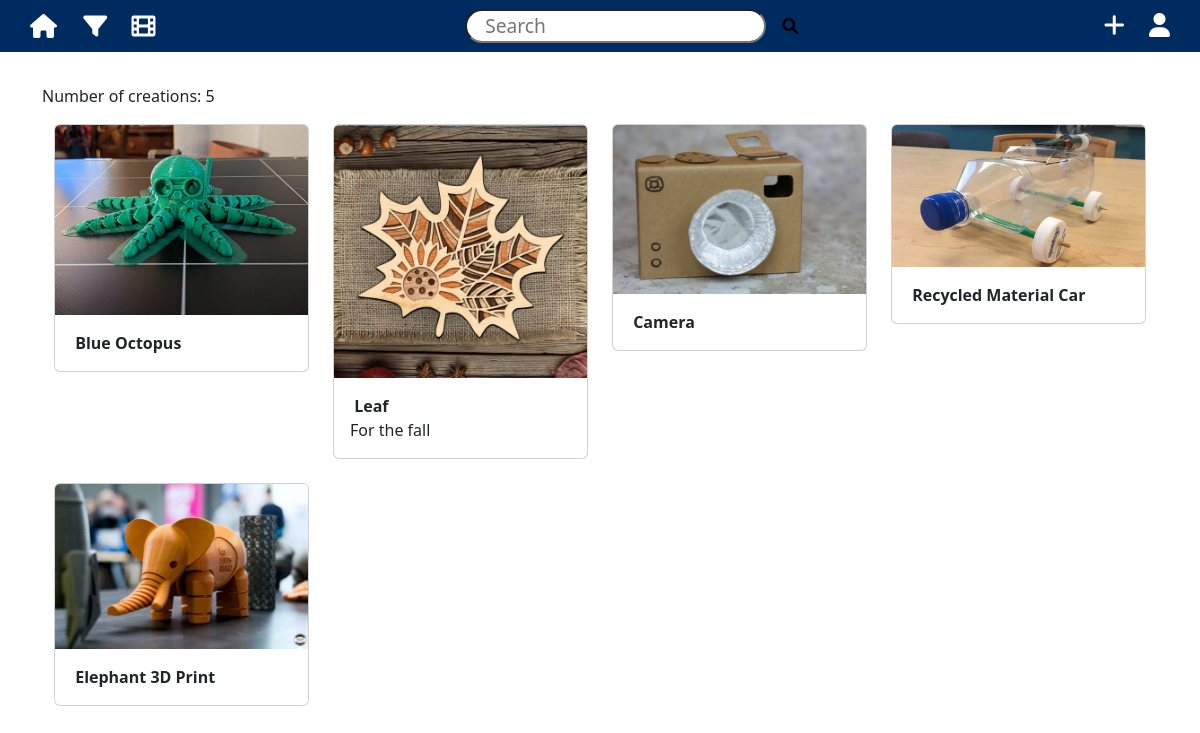
The page / on the database its author committed.
### models.py (models this page shows, shortened)
class Creation(db.Model):
    __tablename__ = 'creation'  # Explicitly specify table name
    id = db.Column(db.Integer, primary_key=True)  # Primary key
    name = db.Column(db.String(200), nullable=False)  # Name/title of the creation
    student_id = db.Column(db.Integer, db.ForeignKey('users.id'))  # Foreign key to users table
    creation_date = db.Column(db.DateTime, default=datetime.utcnow)  # Timestamp of creation
    photo_path = db.Column(db.String(200))  # Path to photo file of the creation
    video_path = db.Column(db.String(200))  # Path to video file of the creation
    caption = db.Column(db.Text)  # Description or caption of the creation
    user = db.relationship('User', back_populates='creations')
    tools = db.relationship('Tool', secondary=creations_tools, back_populates='creations')

### app.py (the view)
@app.route('/')
def index():
    recent_creations = Creation.query.order_by(Creation.creation_date.desc()).limit(5).all() # Query  5 most recent creations, descending creation date
    tools = Tool.query.all()  # Fetch tools from the database
    print(f"User authenticated: {current_user.is_authenticated}")
    return render_template('index.html', recent_creations=recent_creations, tools=tools)

### app.py (called while the page is built)
@app.context_processor
def inject_tools():
    tools = Tool.query.all()
    return dict(tools=tools)

### templates/index.html (shortened to what this page needs)
{% extends "base.html" %}
{% block content %}
<p>Number of creations: {{ recent_creations|length }}</p>
<div class="container-fluid">
    <div class="row row-cols-1 row-cols-sm-2 row-cols-md-3 row-cols-lg-4 g-4">
        {% for creation in recent_creations %}
            <div class="col">
                <div class="card img-container">
                    <img src="{{ creation.photo_path or '/static/example.png' }}"
                         class="card-img-top gal-img"
                         alt="{{ creation.name }}"
                         data-id="{{ creation.id }}">
                    <div class="card-body">
                        <b class="card-text">{{ creation.name }}</b>
                        <p class="card-text">{{ creation.caption }}</p>
                    </div>
                </div>
            </div>
        {% endfor %}
    </div>
</div>
{% endblock %}

### templates/base.html (shortened to what this page needs)
<!doctype html>
<html lang="en">
<head>
    <link rel="stylesheet" href="{{ url_for('static', filename='style.css') }}">
    <link href="https://cdn.jsdelivr.net/npm/bootstrap@5.3.3/dist/css/bootstrap.min.css" rel="stylesheet">
    <link rel="stylesheet" href="https://cdnjs.cloudflare.com/ajax/libs/font-awesome/6.0.0-beta3/css/all.min.css">
</head>
<body>
    <nav class="navbar">
        <div class="nav-icons">
            <a href="{{ url_for('index') }}" class="brand">
                <i class="fa-solid fa-house"></i>
            </a>
            <a onclick = "FilterModal()">
                <i class="fa-solid fa-filter"></i>
            </a>
            <a href="{{ url_for('gallery') }}" class="brand">
                <i class="fa-solid fa-film"></i>
            </a>
        </div>
        <form action="{{ url_for('search') }}" method="GET" class="search-form">
            <input type="text" name="query" class="search-bar" placeholder="Search" style="color: black;">
            <button type="submit" class="search-button">
                <i class="fa-solid fa-search"></i>
            </button>
        </form>
        <div class="nav-icons">
            <a onclick="PullModal()">
                <i class="fa-solid fa-plus" data-bs-toggle="modal" data-bs-target="#exampleModal"></i>
            </a>
            {% if current_user.is_authenticated %}
            <a href="{{ url_for('user_profile', user_id=current_user.id) }}">
                <i class="fa-solid fa-user"></i>
            </a>
            {% else %}
                <a href="{{ url_for('login') }}">
                    <i class="fa-solid fa-user"></i>
                </a>
            {% endif %}
        </div>
    </nav>
    <div class="container">
        {% block content %}
        {% endblock %}
    </div>
</body>
</html>

### static/style.css (style rules this page uses)
body { font-family: Arial, sans-serif; margin: 0; padding: 0; }
nav { background-color: #1d1b5b; color: #ecf0f1; padding: 1em 0; }
nav .brand { font-size: 1.5em; color: #ecf0f1; text-decoration: none; }
.navbar { display: flex; align-items: center; justify-content: space-between; padding: 10px 20px; background-color: #002B61; color: #fff; }
.nav-icons i, .search-bar, .fas { margin: 0 10px; color: #fff; font-size: 24px; }
.nav-icons { padding: 0 20px; }
.search-bar { width: 100%; border-radius: 25px; padding-left: 18px; font-size: 120%; }
.container { width: 90%; margin: 2em auto; }
.search-form { display: flex; align-items: center; }
.search-button { background: none; border: none; cursor: pointer; }

### rows shown on the page
Creation: shows a picture, name "Blue Octopus"
Creation: shows a picture, name "Leaf", caption "For the fall"
Creation: shows a picture, name "Camera"
Creation: shows a picture, name "Recycled Material Car"
Creation: shows a picture, name "Elephant 3D Print"

### other values the page prints
{{ recent_creations|length }} "5"
